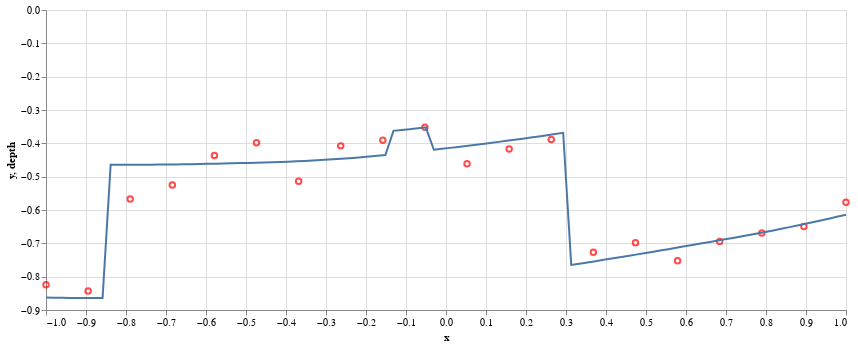

This figure's notebook cell:
### Markdown cell above
Rudolph makes his measurements.

### Code cell
measurements = pd.DataFrame(dict(x=np.linspace(house['x'].min(), house['x'].max(), npoints.value)))
f = interp1d(house['x'], house['depth'])
measurements['f'] = f(measurements['x'])
measurements['y'] = measurements['f'] + bb.rng.normal(0, error_sd.value, size=npoints.value)
measurements_chart = (
    alt.Chart(measurements)
    .mark_point(color='red')
    .encode(x='x', y='y'))
(measurements_chart + house_chart).properties(width=800, height=300)

### Figure 1 — Vega-Lite specification as saved in the notebook (floating-point values rounded to 4 significant figures)
{"config": {"view": {"continuousWidth": 400, "continuousHeight": 300}}, "layer": [{"data": {"name": "data-48928fb1e903bc416167fb9afc2dfa1e"}, "mark": {"type": "point", "color": "red"}, "encoding": {"x": {"type": "quantitative", "field": "x"}, "y": {"type": "quantitative", "field": "y"}}}, {"data": {"name": "data-4f56cc75eb4694e42caf40b1a8891109"}, "mark": "line", "encoding": {"x": {"type": "quantitative", "field": "x"}, "y": {"type": "quantitative", "field": "depth"}}}], "height": 300, "width": 800, "$schema": "https://vega.github.io/schema/vega-lite/v4.8.1.json", "datasets": {"data-48928fb1e903bc416167fb9afc2dfa1e": [{"x": -1.0, "f": -0.8628, "y": -0.8246}, {"x": -0.8947, "f": -0.8642, "y": -0.8432}, {"x": -0.7895, "f": -0.4643, "y": -0.5667}, {"x": -0.6842, "f": -0.4634, "y": -0.5248}, {"x": -0.5789, "f": -0.4612, "y": -0.4366}, {"x": -0.4737, "f": -0.458, "y": -0.3983}, {"x": -0.3684, "f": -0.4537, "y": -0.5134}, {"x": -0.2632, "f": -0.4464, "y": -0.4076}, {"x": -0.1579, "f": -0.4358, "y": -0.391}, {"x": -0.05263, "f": -0.3524, "y": -0.3517}, {"x": 0.05263, "f": -0.4075, "y": -0.461}, {"x": 0.1579, "f": -0.3914, "y": -0.417}, {"x": 0.2632, "f": -0.3737, "y": -0.3882}, {"x": 0.3684, "f": -0.7544, "y": -0.7268}, {"x": 0.4737, "f": -0.7341, "y": -0.6981}, {"x": 0.5789, "f": -0.7126, "y": -0.7521}, {"x": 0.6842, "f": -0.6907, "y": -0.6948}, {"x": 0.7895, "f": -0.6679, "y": -0.6693}, {"x": 0.8947, "f": -0.6423, "y": -0.6493}, {"x": 1.0, "f": -0.6143, "y": -0.5765}], "data-4f56cc75eb4694e42caf40b1a8891109": [{"x": -1.0, "depth": -0.8628}, {"x": -0.9798, "depth": -0.8632}, {"x": -0.9596, "depth": -0.8635}, {"x": -0.9394, "depth": -0.8638}, {"x": -0.9192, "depth": -0.864}, {"x": -0.899, "depth": -0.8642}, {"x": -0.8788, "depth": -0.8643}, {"x": -0.8586, "depth": -0.8643}, {"x": -0.8384, "depth": -0.4644}, {"x": -0.8182, "depth": -0.4644}, {"x": -0.798, "depth": -0.4644}, {"x": -0.7778, "depth": -0.4643}, {"x": -0.7576, "depth": -0.4642}, {"x": -0.7374, "depth": -0.464}, {"x": -0.7172, "depth": -0.4638}, {"x": -0.697, "depth": -0.4636}, {"x": -0.6768, "depth": -0.4633}, {"x": -0.6566, "depth": -0.4629}, {"x": -0.6364, "depth": -0.4625}, {"x": -0.6162, "depth": -0.4621}, {"x": -0.596, "depth": -0.4616}, {"x": -0.5758, "depth": -0.4611}, {"x": -0.5556, "depth": -0.4606}, {"x": -0.5354, "depth": -0.46}, {"x": -0.5152, "depth": -0.4594}, {"x": -0.4949, "depth": -0.4587}, {"x": -0.4747, "depth": -0.4581}, {"x": -0.4545, "depth": -0.4574}, {"x": -0.4343, "depth": -0.4566}, {"x": -0.4141, "depth": -0.4558}, {"x": -0.3939, "depth": -0.4549}, {"x": -0.3737, "depth": -0.4539}, {"x": -0.3535, "depth": -0.4528}, {"x": -0.3333, "depth": -0.4516}, {"x": -0.3131, "depth": -0.4503}, {"x": -0.2929, "depth": -0.4488}, {"x": -0.2727, "depth": -0.4472}, {"x": -0.2525, "depth": -0.4455}, {"x": -0.2323, "depth": -0.4437}, {"x": -0.2121, "depth": -0.4417}, {"x": -0.1919, "depth": -0.4396}, {"x": -0.1717, "depth": -0.4374}, {"x": -0.1515, "depth": -0.435}, {"x": -0.1313, "depth": -0.3626}, {"x": -0.1111, "depth": -0.3601}, {"x": -0.09091, "depth": -0.3575}, {"x": -0.07071, "depth": -0.3548}, {"x": -0.05051, "depth": -0.3521}, {"x": -0.0303, "depth": -0.4193}, {"x": -0.0101, "depth": -0.4165}, {"x": 0.0101, "depth": -0.4136}, {"x": 0.0303, "depth": -0.4107}, {"x": 0.05051, "depth": -0.4078}, {"x": 0.07071, "depth": -0.4048}, {"x": 0.09091, "depth": -0.4018}, {"x": 0.1111, "depth": -0.3987}, {"x": 0.1313, "depth": -0.3956}, {"x": 0.1515, "depth": -0.3924}, {"x": 0.1717, "depth": -0.3892}, {"x": 0.1919, "depth": -0.3859}, {"x": 0.2121, "depth": -0.3826}, {"x": 0.2323, "depth": -0.3792}, {"x": 0.2525, "depth": -0.3756}, {"x": 0.2727, "depth": -0.372}, {"x": 0.2929, "depth": -0.3684}, {"x": 0.3131, "depth": -0.7647}, {"x": 0.3333, "depth": -0.761}, {"x": 0.3535, "depth": -0.7572}, {"x": 0.3737, "depth": -0.7534}, {"x": 0.3939, "depth": -0.7496}, {"x": 0.4141, "depth": -0.7457}, {"x": 0.4343, "depth": -0.7418}, {"x": 0.4545, "depth": -0.7378}, {"x": 0.4747, "depth": -0.7338}, {"x": 0.4949, "depth": -0.7298}, {"x": 0.5152, "depth": -0.7258}, {"x": 0.5354, "depth": -0.7217}, {"x": 0.5556, "depth": -0.7175}, {"x": 0.5758, "depth": -0.7133}, {"x": 0.596, "depth": -0.7091}, {"x": 0.6162, "depth": -0.7049}, {"x": 0.6364, "depth": -0.7007}, {"x": 0.6566, "depth": -0.6965}, {"x": 0.6768, "depth": -0.6923}, {"x": 0.697, "depth": -0.688}, {"x": 0.7172, "depth": -0.6838}, {"x": 0.7374, "depth": -0.6794}, {"x": 0.7576, "depth": -0.675}, {"x": 0.7778, "depth": -0.6705}, {"x": 0.798, "depth": -0.6659}, {"x": 0.8182, "depth": -0.6612}, {"x": 0.8384, "depth": -0.6564}, {"x": 0.8586, "depth": -0.6514}, {"x": 0.8788, "depth": -0.6464}, {"x": 0.899, "depth": -0.6412}, {"x": 0.9192, "depth": -0.636}, {"x": 0.9394, "depth": -0.6306}, {"x": 0.9596, "depth": -0.6252}, {"x": 0.9798, "depth": -0.6198}, {"x": 1.0, "depth": -0.6143}]}}
